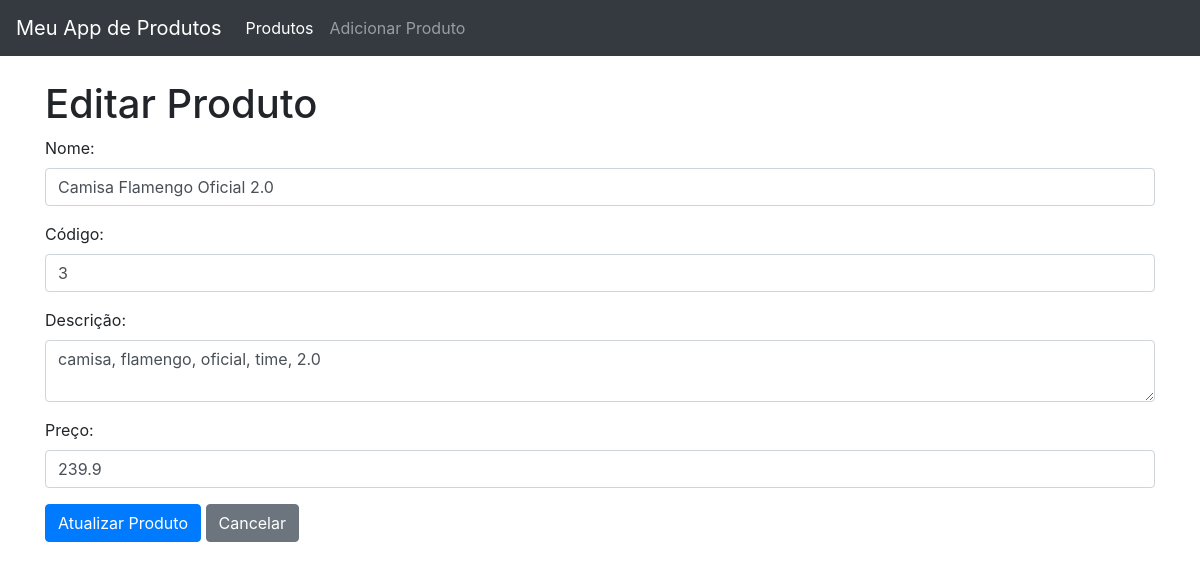
Screenshot of /editar/6 with the database file from the repository.
### tables this page shows
CREATE TABLE produtos (
        id INTEGER PRIMARY KEY AUTOINCREMENT,
        nome TEXT NOT NULL,
        codigo TEXT UNIQUE NOT NULL,
        descricao TEXT,
        preco REAL NOT NULL
    );

### app.py (the view)
@app.route('/editar/<int:id_produto>', methods=['GET'])
def editar_produto(id_produto):
    produto = obter_produto_db(id_produto)
    if produto:
        return render_template('editar_produto.html', produto=produto)
    else:
        flash(
            'Produto não encontrado.', 'error'
        )
        return redirect(url_for('listar_produtos'))

### db_utils.py (called while the page is built)
def obter_produto_db(id_produto):
    with sqlite3.connect(DB_NAME) as conexao:
        cursor = conexao.cursor()
        try:
            cursor.execute(
                "SELECT id, nome, codigo, descricao, preco "
                "FROM produtos WHERE id = ?", (id_produto,))
            produto = cursor.fetchone()
            return produto
        except sqlite3.Error as e:
            print(f"Erro ao obter produto: {e}")
            return None

### templates/editar_produto.html (shortened to what this page needs)
{% extends 'base.html' %}
{% block content %}
    <h1>Editar Produto</h1>
    <form method="POST" action="{{ url_for('atualizar_produto', id_produto=produto[0]) }}">
        <div class="form-group">
            <label for="nome">Nome:</label>
            <input type="text" class="form-control" id="nome" name="nome" value="{{ produto[1] }}" required>
        </div>
        <div class="form-group">
            <label for="codigo">Código:</label>
            <input type="text" class="form-control" id="codigo" name="codigo" value="{{ produto[2] }}" required>
        </div>
        <div class="form-group">
            <label for="descricao">Descrição:</label>
            <textarea class="form-control" id="descricao" name="descricao">{{ produto[3] }}</textarea>
        </div>
        <div class="form-group">
            <label for="preco">Preço:</label>
            <input type="number" step="0.01" class="form-control" id="preco" name="preco" value="{{ produto[4] }}" required>
        </div>
        <button type="submit" class="btn btn-primary">Atualizar Produto</button>
        <a href="{{ url_for('listar_produtos') }}" class="btn btn-secondary">Cancelar</a>
    </form>
{% endblock %}

### static/style.css (style rules this page uses)
body { padding-top: 56px; }

### rows the page displays
produtos: nome "Camisa Flamengo Oficial 2.0", codigo "3", descricao "camisa, flamengo, oficial, time, 2.0", preco "239.9"
